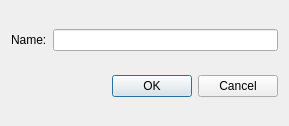
<?xml version="1.0" encoding="UTF-8"?>
<ui version="4.0">
 <class>SupplierActionDialog</class>
 <widget class="QDialog" name="SupplierActionDialog">
  <property name="geometry">
   <rect>
    <x>0</x>
    <y>0</y>
    <width>289</width>
    <height>126</height>
   </rect>
  </property>
  <property name="windowTitle">
   <string>Dialog</string>
  </property>
  <layout class="QVBoxLayout" name="verticalLayout">
   <item>
    <layout class="QHBoxLayout" name="horizontalLayout">
     <item>
      <widget class="QLabel" name="label">
       <property name="text">
        <string>Name:</string>
       </property>
      </widget>
     </item>
     <item>
      <widget class="QLineEdit" name="txtName"/>
     </item>
    </layout>
   </item>
   <item>
    <widget class="QDialogButtonBox" name="buttonBox">
     <property name="orientation">
      <enum>Qt::Horizontal</enum>
     </property>
     <property name="standardButtons">
      <set>QDialogButtonBox::Cancel|QDialogButtonBox::Ok</set>
     </property>
    </widget>
   </item>
  </layout>
 </widget>
 <resources/>
 <connections>
  <connection>
   <sender>buttonBox</sender>
   <signal>accepted()</signal>
   <receiver>SupplierActionDialog</receiver>
   <slot>accept()</slot>
   <hints>
    <hint type="sourcelabel">
     <x>248</x>
     <y>254</y>
    </hint>
    <hint type="destinationlabel">
     <x>157</x>
     <y>274</y>
    </hint>
   </hints>
  </connection>
  <connection>
   <sender>buttonBox</sender>
   <signal>rejected()</signal>
   <receiver>SupplierActionDialog</receiver>
   <slot>reject()</slot>
   <hints>
    <hint type="sourcelabel">
     <x>316</x>
     <y>260</y>
    </hint>
    <hint type="destinationlabel">
     <x>286</x>
     <y>274</y>
    </hint>
   </hints>
  </connection>
 </connections>
</ui>
